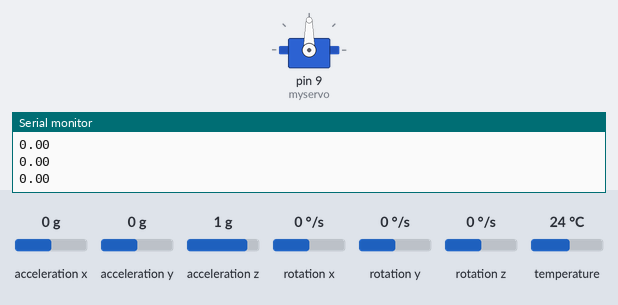
A sketch run on a simulated Arduino Leonardo, built with avr-gcc and run on an emulated ATmega32U4. Parts: servo, the last lines printed to the serial monitor. The test bench sets the inputs (shaded band); at power-on: rotation x 0 °/s, acceleration y 0 g, acceleration x 0 g, acceleration z 1 g, rotation y 0 °/s, rotation z 0 °/s, temperature 24 °C.

Above: at 2.2 s.
2.3 s: rotation x set to 49 °/s
At 2.9 s:
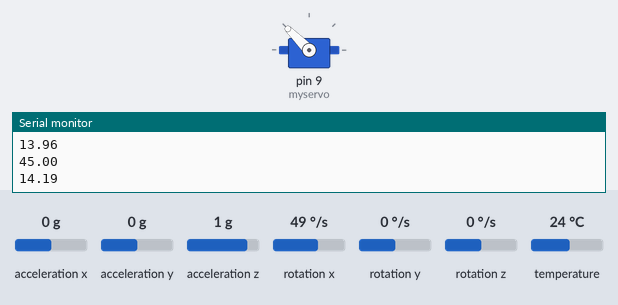
4.1 s: acceleration y set to -1.4 g
At 5.2 s:
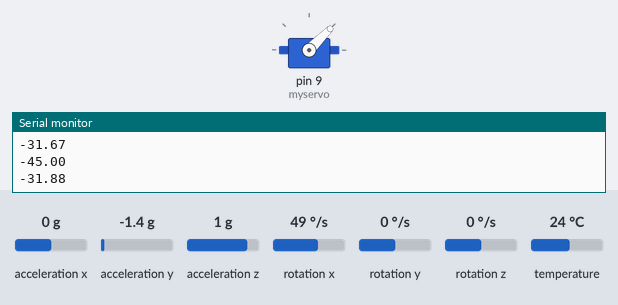
6.0 s: acceleration y set to 0 g
At 7.9 s:
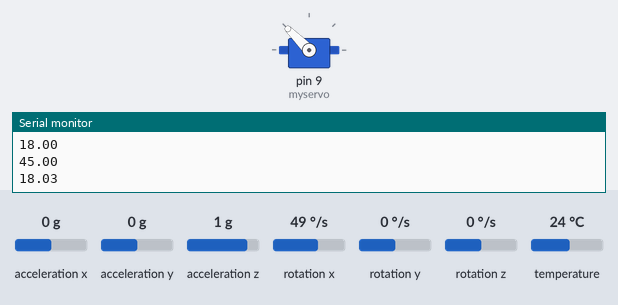
8.4 s: acceleration y set to -0.8 g
At 9.03 s:
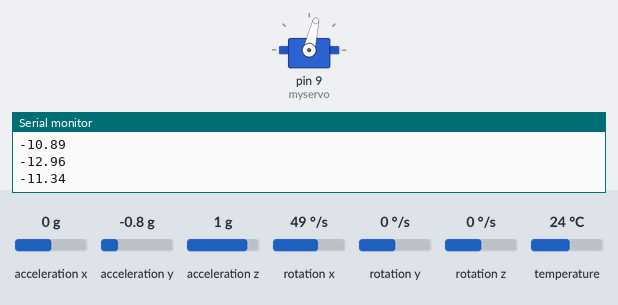
10.6 s: acceleration y set to -0.5 g
12.8 s: acceleration y set to -0.3 g
Timing chart, 0 to 16.8 s (numbered marks = the images above; inputs shaded):
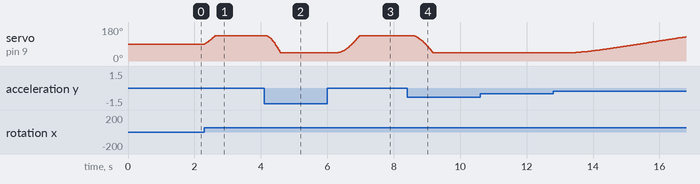

Measured:
- after the input at 2.3 s, servo on pin 9 (myservo): moves from 90° to 135° over 0.32 s, starting at once
- after the input at 4.1 s, servo on pin 9 (myservo): moves from 135° to 45° over 0.43 s, starting after 0.06 s
- after the input at 6.0 s, servo on pin 9 (myservo): moves from 45° to 135° over 0.64 s, starting after 0.33 s
- after the input at 8.4 s, servo on pin 9 (myservo): moves from 135° to 45° over 0.60 s, starting after 0.17 s
- after the input at 12.8 s, servo on pin 9 (myservo): moves from 45° to 128° over 3.3 s, starting after 0.68 s

The sketch:

practica_4.ino
```cpp
// Basic demo for accelerometer readings from Adafruit MPU6050

//#include <Adafruit_ADXL345_U.h>
#include <Adafruit_MPU6050.h>
#include <Adafruit_Sensor.h>
#include <Wire.h>
#include <math.h>
#include <Servo.h>
#define DELTA 0.02
#define ALFA 0.05
#define MAX_ABS 45

//Adafruit_ADXL345_Unified accel = Adafruit_ADXL345_Unified(12345);
Servo myservo;

Adafruit_MPU6050 mpu;

void mover_servo(float grados);
float estimar_angulo_accel(float accel_z, float accel_y);

void setup(void) {
  Serial.begin(115200);
  while (!Serial)
    delay(10);  // will pause Zero, Leonardo, etc until serial console opens


  // Try to initialize!
  if (!mpu.begin()) {
    // Serial.println("Failed to find MPU6050 chip");
    while (1) {
      delay(10);
    }
  }

  mpu.setAccelerometerRange(MPU6050_RANGE_8_G);
  mpu.setGyroRange(MPU6050_RANGE_500_DEG);
  mpu.setFilterBandwidth(MPU6050_BAND_44_HZ);

  //Init servo
  myservo.attach(9, 500, 2500);  //500 -> 0, 2500->180
  mover_servo(0);


  delay(1000);
}


void loop() {

  static float ref = 0;
  static float angulo = 0;
  static float angulo_gyro = 0;
  static float angulo_accel = 0;

  static float u = 0;
  static float u1 = 0;
  static float u2 = 0;
  static float error = 0;
  static float error1 = 0;
  static float error2 = 0;


  unsigned long t1 = micros();


  //Sensado
  //sensors_event_t event;
  //accel.getEvent(&event);

  //paso a radianes para procesar
  //angulo = -atan2(event.acceleration.x, event.acceleration.z) * 180.0 / PI;;

  /* Get new sensor events with the readings */
  sensors_event_t a, g, temp;
  mpu.getEvent(&a, &g, &temp);

  float accel_z = a.acceleration.z;
  float accel_y = a.acceleration.y;
  float gyro_x = g.gyro.x;

  angulo_gyro = estimar_angulo_gyro(gyro_x, angulo);
  angulo_accel = estimar_angulo_accel(accel_z, accel_y);

  angulo = (1 - ALFA) * angulo_gyro + ALFA * angulo_accel; // en radianes

    //coefs tustin
    #define E0 1.737
    #define E1 -1.433
    #define U1 1

  error = ref +(angulo * 180/3.1415); //asi la referencia puede ser en grados

  //Accion de control
  //u = (E0 * error + E1 * error1 + U1 * u1);


  // control foh
  //u = (1.737 * error + (-1.433) * error1 + 1 * u1);

  // control boh obtenido a manopla
  u = (1.8886 * error + (-1.585) * error1 + 1 * u1);


  // saturadores en las variables internas
  if (u > MAX_ABS) u = MAX_ABS;
  if (u < -MAX_ABS) u = -MAX_ABS;

  if (error > MAX_ABS) error = MAX_ABS;
  if (error < -MAX_ABS) error = -MAX_ABS;


  //Actualzicion de errores
  error2 = error1;
  error1 = error;
  u2 = u1;
  u1 = u;

  Serial.println(u);
  Serial.println(error);

  mover_servo(u);

  //Datos
  //matlab_send( error,  error1,  u,  u1, angulo);

  unsigned long t2 = micros();

  unsigned long diff = t2 - t1;
  unsigned long diffUS = diff % 1000;

  delay(20 - (diff - diffUS) / 1000);
  delayMicroseconds(diffUS);
}

void mover_servo(float grados) {

  float pwm = 0;
  pwm = (grados * 2000.0 / 180) + 1500;
  myservo.writeMicroseconds(pwm);
}

void matlab_send(float dato1, float dato2, float dato3, float dato4, float dato5) {
  Serial.write("abcd");
  byte *b = (byte *)&dato1;
  Serial.write(b, 4);
  b = (byte *)&dato2;
  Serial.write(b, 4);
  b = (byte *)&dato3;
  Serial.write(b, 4);
  b = (byte *)&dato4;
  Serial.write(b, 4);
  b = (byte *)&dato5;
  Serial.write(b, 4);

  //etc con mas datos tipo float. Tambien podría pasarse como parámetro a esta funcion un array de floats.
}


float estimar_angulo_gyro(float gyro, float angulo_prev) {
  return (angulo_prev + gyro * DELTA);
}

float estimar_angulo_accel(float accel_z, float accel_y) {
  float anguloRadianes = atan2(accel_y, accel_z);
  return anguloRadianes;
}
```
